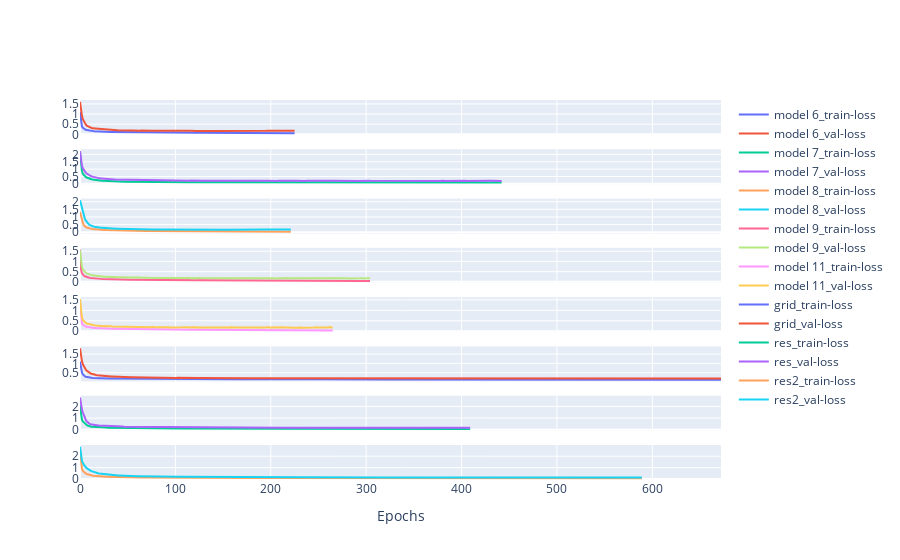

The code cell stored with this chart in its notebook:
### Markdown cell above
## Loss Curves

### Code cell
# show_loss([path1, path2, path3, path4, path5, path6, path7], ['model 1', 'model 2', 'model 3', 'model 4', 'model 5', 'model 6', 'model 7'])

show_loss([path6, path7, path8, path9, path11, path_grid, res_model, res_model2], ['model 6', 'model 7', 'model 8', 'model 9', 'model 11', 'grid', 'res', 'res2'])

### Figure 1 — Plotly figure (JSON) as saved in the notebook; plotly's stock layout.template omitted (floating-point values rounded to 4 significant figures; data arrays with more than 128 entries replaced by an {"elided": "..."} marker saying what was removed)
{"data": [{"name": "model 6_train-loss", "type": "scatter", "xaxis": "x", "y": {"elided": "226 float values"}, "yaxis": "y"}, {"name": "model 6_val-loss", "type": "scatter", "xaxis": "x", "y": {"elided": "226 float values"}, "yaxis": "y"}, {"name": "model 7_train-loss", "type": "scatter", "xaxis": "x2", "y": {"elided": "443 float values"}, "yaxis": "y2"}, {"name": "model 7_val-loss", "type": "scatter", "xaxis": "x2", "y": {"elided": "443 float values"}, "yaxis": "y2"}, {"name": "model 8_train-loss", "type": "scatter", "xaxis": "x3", "y": {"elided": "222 float values"}, "yaxis": "y3"}, {"name": "model 8_val-loss", "type": "scatter", "xaxis": "x3", "y": {"elided": "222 float values"}, "yaxis": "y3"}, {"name": "model 9_train-loss", "type": "scatter", "xaxis": "x4", "y": {"elided": "305 float values"}, "yaxis": "y4"}, {"name": "model 9_val-loss", "type": "scatter", "xaxis": "x4", "y": {"elided": "305 float values"}, "yaxis": "y4"}, {"name": "model 11_train-loss", "type": "scatter", "xaxis": "x5", "y": {"elided": "266 float values"}, "yaxis": "y5"}, {"name": "model 11_val-loss", "type": "scatter", "xaxis": "x5", "y": {"elided": "266 float values"}, "yaxis": "y5"}, {"name": "grid_train-loss", "type": "scatter", "xaxis": "x6", "y": {"elided": "673 float values"}, "yaxis": "y6"}, {"name": "grid_val-loss", "type": "scatter", "xaxis": "x6", "y": {"elided": "673 float values"}, "yaxis": "y6"}, {"name": "res_train-loss", "type": "scatter", "xaxis": "x7", "y": {"elided": "410 float values"}, "yaxis": "y7"}, {"name": "res_val-loss", "type": "scatter", "xaxis": "x7", "y": {"elided": "410 float values"}, "yaxis": "y7"}, {"name": "res2_train-loss", "type": "scatter", "xaxis": "x8", "y": {"elided": "590 float values"}, "yaxis": "y8"}, {"name": "res2_val-loss", "type": "scatter", "xaxis": "x8", "y": {"elided": "590 float values"}, "yaxis": "y8"}], "layout": {"xaxis": {"anchor": "y", "domain": [0, 1], "matches": "x8", "showticklabels": false}, "xaxis2": {"anchor": "y2", "domain": [0, 1], "matches": "x8", "showticklabels": false}, "xaxis3": {"anchor": "y3", "domain": [0, 1], "matches": "x8", "showticklabels": false}, "xaxis4": {"anchor": "y4", "domain": [0, 1], "matches": "x8", "showticklabels": false}, "xaxis5": {"anchor": "y5", "domain": [0, 1], "matches": "x8", "showticklabels": false}, "xaxis6": {"anchor": "y6", "domain": [0, 1], "matches": "x8", "showticklabels": false}, "xaxis7": {"anchor": "y7", "domain": [0, 1], "matches": "x8", "showticklabels": false}, "xaxis8": {"anchor": "y8", "domain": [0, 1], "title": {"text": "Epochs"}}, "yaxis": {"anchor": "x", "domain": [0.9078, 1.0]}, "yaxis2": {"anchor": "x2", "domain": [0.7781, 0.8703]}, "yaxis3": {"anchor": "x3", "domain": [0.6484, 0.7406]}, "yaxis4": {"anchor": "x4", "domain": [0.5188, 0.6109]}, "yaxis5": {"anchor": "x5", "domain": [0.3891, 0.4813]}, "yaxis6": {"anchor": "x6", "domain": [0.2594, 0.3516]}, "yaxis7": {"anchor": "x7", "domain": [0.1297, 0.2219]}, "yaxis8": {"anchor": "x8", "domain": [0, 0.09219]}}}
